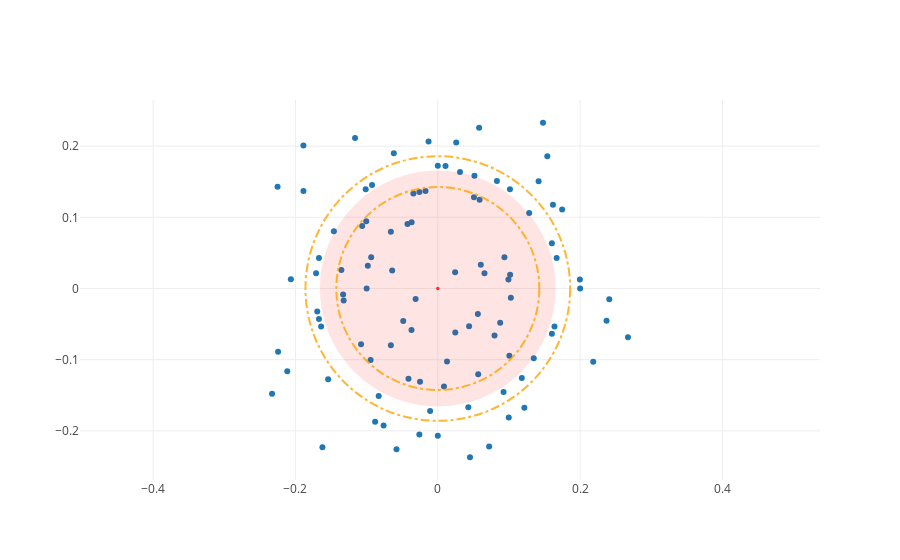

The code cell stored with this chart in its notebook:
### Code cell
# visualize cross validation accuracy
fig = {
    'data': [score_trace],
    'layout': cross_validation_layout
}

iplot(fig, show_link=False)
